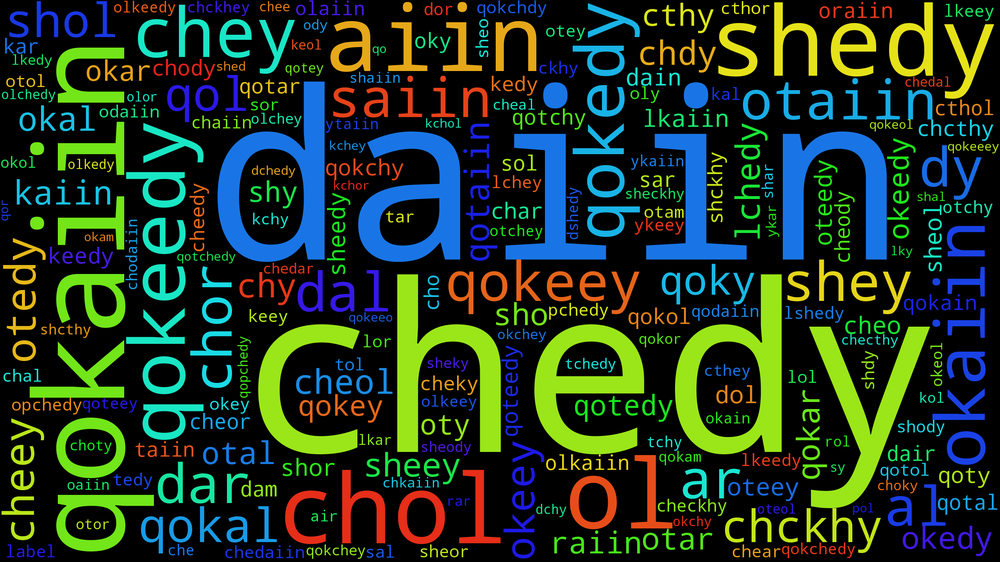
#> input picture corpus/voynich.txt.png, 1000 x 562 px, shrunk from 2560 x 1440 before the run
$ python edge.py ../corpus/voynich.txt.png
#> lines starting #> are read from the running program, lines starting #| are printed output that depends on the picture
import sys
from os import path
import cv2

d = path.dirname(__file__)
argvs = sys.argv
img = cv2.imread(path.join(d, argvs[1]))
#> img is the input picture: shape (562, 1000, 3); mean B, G, R 33.3, 50.2, 30.4
edges = cv2.Canny(img, 100, 200)
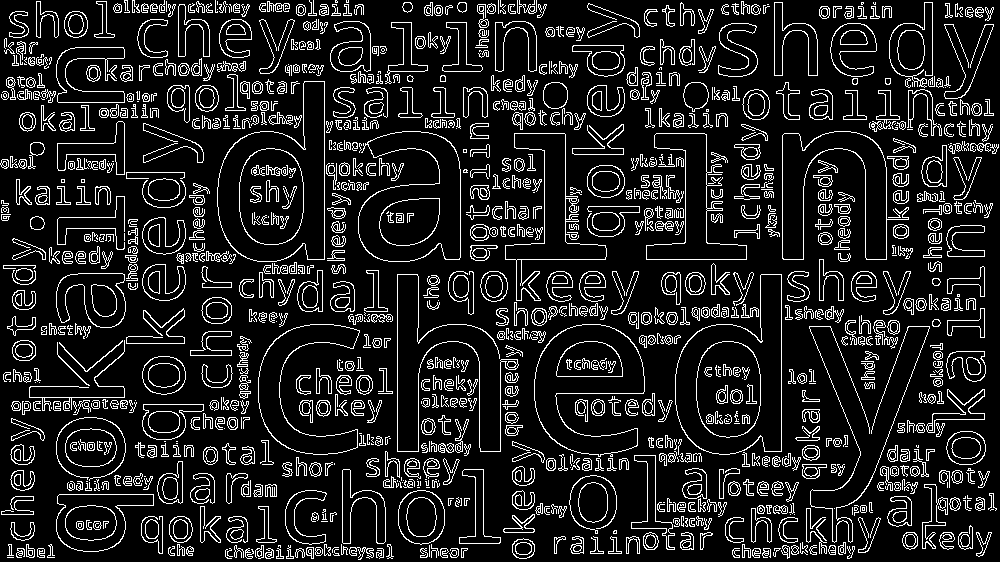
#> edges: shape (562, 1000); 12.7% white in thin lines or dots
cv2.imwrite(path.join(d, "edge_"+argvs[1]), edges)
